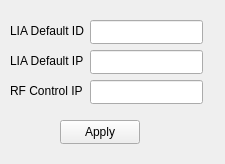
<?xml version="1.0" encoding="UTF-8"?>
<ui version="4.0">
 <class>DefaultParamWindow</class>
 <widget class="QWidget" name="DefaultParamWindow">
  <property name="geometry">
   <rect>
    <x>0</x>
    <y>0</y>
    <width>225</width>
    <height>164</height>
   </rect>
  </property>
  <property name="windowTitle">
   <string>Form</string>
  </property>
  <widget class="QLineEdit" name="liaDefaultIDTextBox">
   <property name="geometry">
    <rect>
     <x>90</x>
     <y>20</y>
     <width>113</width>
     <height>24</height>
    </rect>
   </property>
  </widget>
  <widget class="QLabel" name="label">
   <property name="geometry">
    <rect>
     <x>10</x>
     <y>23</y>
     <width>81</width>
     <height>16</height>
    </rect>
   </property>
   <property name="text">
    <string>LIA Default ID</string>
   </property>
  </widget>
  <widget class="QLineEdit" name="liaDefaultIPTextBox">
   <property name="geometry">
    <rect>
     <x>90</x>
     <y>50</y>
     <width>113</width>
     <height>24</height>
    </rect>
   </property>
   <property name="text">
    <string/>
   </property>
  </widget>
  <widget class="QLabel" name="label_2">
   <property name="geometry">
    <rect>
     <x>10</x>
     <y>53</y>
     <width>81</width>
     <height>16</height>
    </rect>
   </property>
   <property name="text">
    <string>LIA Default IP</string>
   </property>
  </widget>
  <widget class="QLineEdit" name="RFDefaultIPTextBox">
   <property name="geometry">
    <rect>
     <x>90</x>
     <y>80</y>
     <width>113</width>
     <height>24</height>
    </rect>
   </property>
  </widget>
  <widget class="QLabel" name="label_4">
   <property name="geometry">
    <rect>
     <x>10</x>
     <y>83</y>
     <width>81</width>
     <height>16</height>
    </rect>
   </property>
   <property name="text">
    <string>RF Control IP</string>
   </property>
  </widget>
  <widget class="QPushButton" name="applyParamsButton">
   <property name="geometry">
    <rect>
     <x>60</x>
     <y>120</y>
     <width>80</width>
     <height>24</height>
    </rect>
   </property>
   <property name="text">
    <string>Apply</string>
   </property>
  </widget>
 </widget>
 <resources/>
 <connections/>
</ui>
